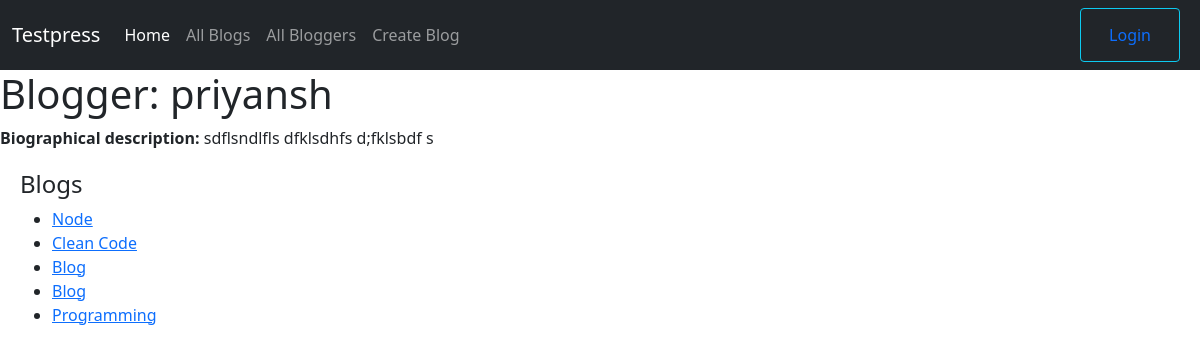
Before: /blog/blogger/3 with the older database file.
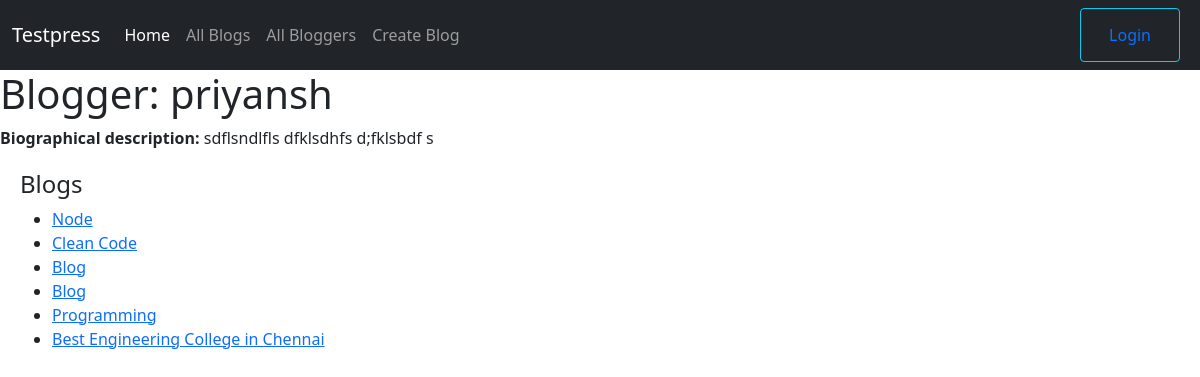
After: the same page with the newer database file.
### blog/models.py (models this page shows, shortened)
class Blog(models.Model):
    title = models.CharField(max_length=200)
    blog_author = models.ForeignKey('Blogger', on_delete=models.SET_NULL, null=True)
    content = models.TextField(max_length=1000, blank=True)
    post_date = models.DateField(null=True, blank=True)
    def get_absolute_url(self):
        return reverse('blog-detail', args=[str(self.id)])

### blog/views.py (the view)
# urls.py: path('blogger/<int:pk>', views.BloggerDetailView.as_view(), name='blogger-detail'),
class BloggerDetailView(generic.DetailView):
    model = Blogger

### blog/templates/blog/blogger_detail.html
{% extends "base_generic.html" %}
{% block content %}
<h1>Blogger: {{ blogger.name }} </h1>
<p><b>Biographical description: </b>{{ blogger.bio_information}}</p>
<div style="margin-left:20px;margin-top:20px">
<h4>Blogs</h4>
<ul>
    {% for blog in blogger.blog_set.all %}
        <li><a href="{{ blog.get_absolute_url }}">{{ blog.title }}</a></li>
    {% endfor %}
</ul>
</div>
{% endblock %}

Changed rows visible on the page:
added Blog: title "Best Engineering College in Chennai"
